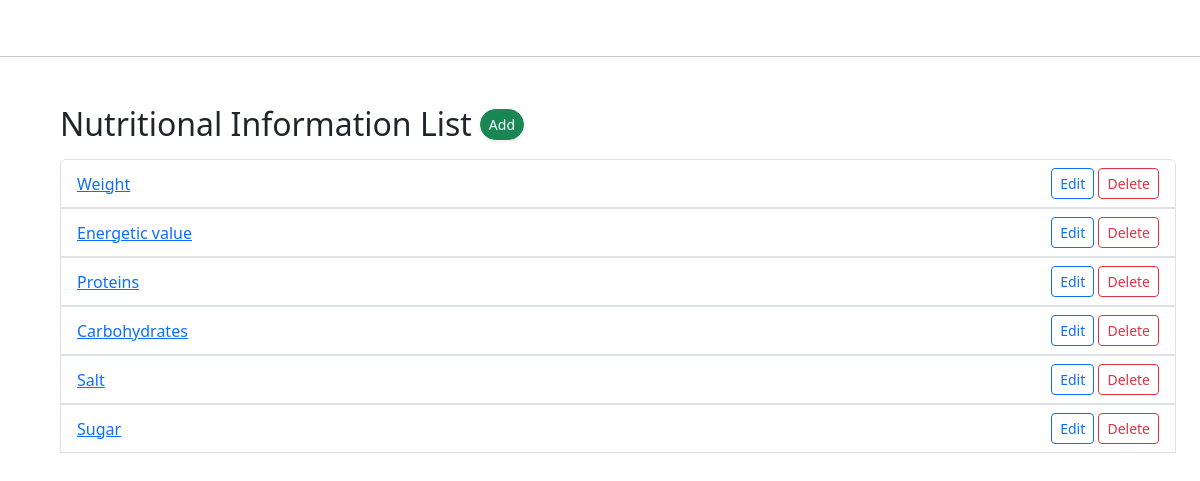
The app's page /nutritional-info/, older data.
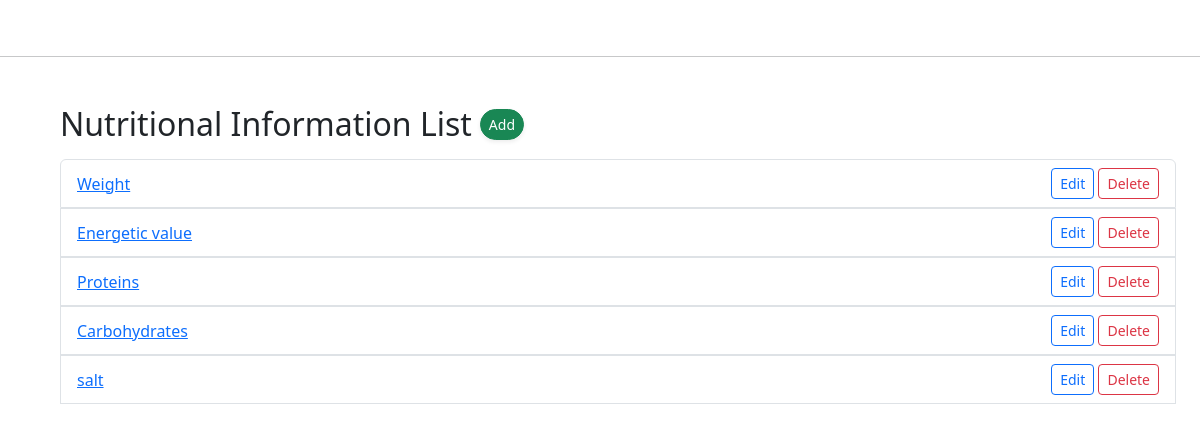
The same page, newer data.
### products/models.py (models this page shows, shortened)
class NutritionalInformation(models.Model):
    name = models.CharField(
        max_length=100,
        verbose_name=_("Name"),
        help_text=_("Name of the nutritional element"),
        unique=True,
    )
    unit = models.CharField(
        max_length=50,
        verbose_name=_("Unit"),
        help_text=_("Unit of measurement (e.g. g, mg, kcal)"),
    )
    class Meta:
        verbose_name = _("Nutritional Information")
        verbose_name_plural = _("Nutritional Information")

### products/views.py (the view)
class NutritionalInformationListView(ListView):
    model = NutritionalInformation
    template_name = 'nutrition/nutritionalinformation_list.html'
    context_object_name = 'nutritional_informations'

### products/templates/nutrition/nutritionalinformation_list.html (shortened to what this page needs)
{% extends "base.html" %}
{% block content %}
<div class="d-flex align-items-center mb-3">
  <h2 class="mb-0 me-2">Nutritional Information List</h2>
  <a href="{% url 'nutritionalinformation-add' %}" class="btn btn-success btn-sm rounded-pill shadow-sm">Add</a>
</div>
<ul class="list-group">
  {% for info in nutritional_informations %}
    <li class="list-group-item d-flex justify-content-between align-items-center">
      <a href="{% url 'nutritionalinformation-detail' info.pk %}">{{ info.name }}</a>
      <div>
        <a href="{% url 'nutritionalinformation-edit' info.pk %}" class="btn btn-sm btn-outline-primary">Edit</a>
        <button class="btn btn-sm btn-outline-danger" data-bs-toggle="modal" data-bs-target="#deleteModal{{ info.pk }}">
          Delete
        </button>
      </div>
    </li>
  {% empty %}
    <li class="list-group-item">No nutritional information available.</li>
  {% endfor %}
</ul>
{% endblock %}

Row changes from the older to the newer data that the page shows:
removed NutritionalInformation: name "Salt"
removed NutritionalInformation: name "Sugar"
added NutritionalInformation: name "salt"
